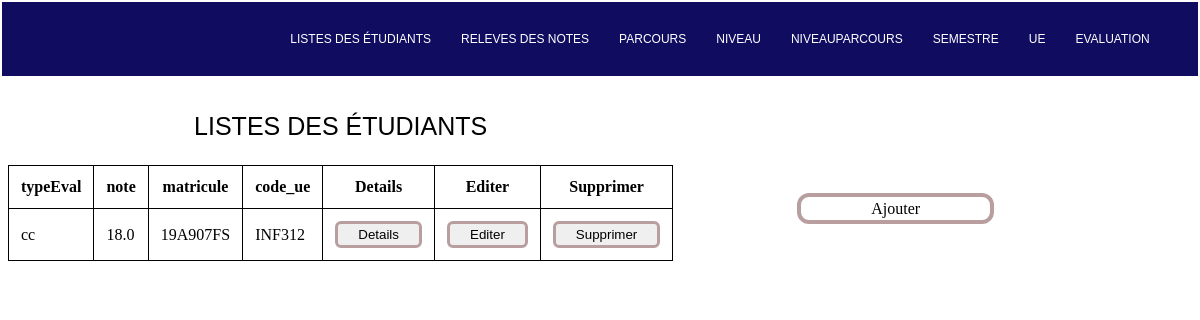
Before: /eval/home_eval/ with the older database file.
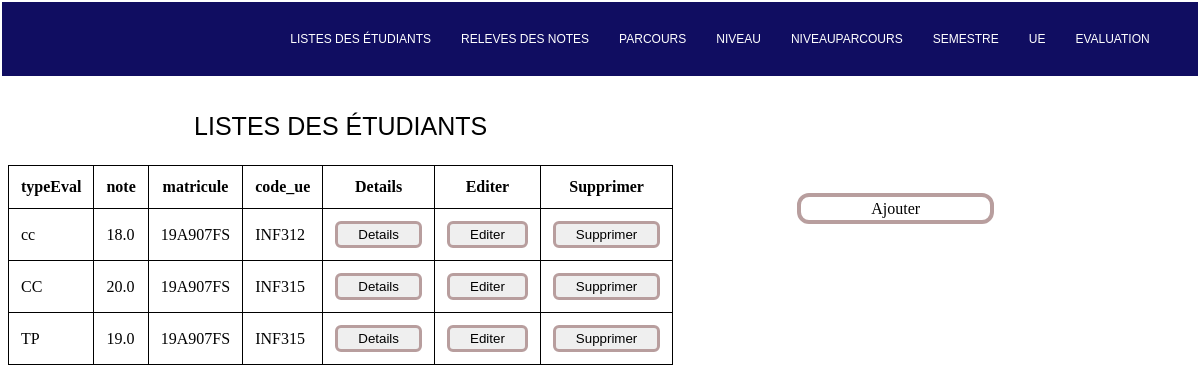
After: the same page with the newer database file.
### eval/models.py (models this page shows, shortened)
class EvalModel(models.Model):
    choix = (
        ('CC','CC'),
        ('TP','TP'),
        ('TPE','TPE'),
        ('EXAMEN','EXAMEN')
    )
    typeEval = models.CharField(max_length = 200,choices=choix)
    note = models.FloatField()
    matricule = models.ForeignKey(EtudiantModel,on_delete=models.CASCADE)
    code_ue = models.ForeignKey(UeModel,on_delete=models.CASCADE)

### etudiant/models.py (models this page shows)
class EtudiantModel(models.Model):
    matricule = models.CharField(max_length = 112,null=True)
    nom = models.CharField(max_length = 200,null=True)
    prenom = models.CharField(max_length = 200,null=True)
    date_naissance = models.DateField(auto_now_add = False)
    lieu_naissance = models.CharField(max_length = 200,null=True)
    nationnalite = models.CharField(max_length = 200,null=True)
    code_p_n = models.ForeignKey(ParcoursNiveauModel, on_delete=models.CASCADE)
    choix=(
        ('M','Masculin'),
        ('F','Feminin'),
    )
    sexe = models.CharField(max_length=1,choices=choix)
    class Meta:
        ordering = ['nom']
    def __str__(self):
        return self.matricule

### ue/models.py (models this page shows)
class UeModel(models.Model):
    code = models.CharField(max_length = 255,null=False)
    intitule = models.CharField(max_length = 255 ,null=False)
    credit = models.IntegerField()
    code_p_n = models.ForeignKey(ParcoursNiveauModel,on_delete=models.CASCADE)
    code_semestre = models.ForeignKey(SemestreModel, on_delete=models.CASCADE)
    def __str__(self):
        return self.code

### eval/views.py (the view)
# urls.py: path('home_eval/',home_eval,name='home_eval'),
def home_eval(request):
    dataset = EvalModel.objects.all()
    context = {
        'dataset':dataset,
    }
    return render(request,'list_eval.html',context)

### eval/templates/list_eval.html (shortened to what this page needs)
{% extends 'base.html' %}  {% block content %}
<div class="container">
    <div class="tbaleau1">
        <table>
            <caption>Listes des étudiants</caption>
            <thead>
                <tr>
                    <th>typeEval</th>
                    <th>note</th>
                    <th>matricule</th>
                    <th>code_ue</th>
                    <th>Details</th>
                    <th>Editer</th>
                    <th>Supprimer</th>
                </tr>
            </thead>
            <tbody>
                {% for etudiant in dataset %}
                <tr>
                    <td>{{ etudiant.typeEval}}</td>
                    <td>{{ etudiant.note }}</td>
                    <td>{{ etudiant.matricule }}</td>
                    <td>{{ etudiant.code_ue }}</td>
                    <td><button><a href="{% url 'detail_eval' etudiant.id %}">Details</a></button></td>
                    <td><button><a href="{% url 'modifier_eval' etudiant.id %}">Editer</a></button></td>
                    <td><button><a href="{% url 'supprimer_eval' etudiant.id %}">supprimer</a></button></td>
                </tr>
                {% endfor %}
            </tbody>
        </table>
    </div>
    <div class="tableau2">
        <ul>
            <li id="ajout"><a href="{% url 'ajouter_eval' %}">Ajouter</a></li>
        </ul>
    </div>
</div>
{% endblock %}

Changed rows visible on the page:
added EvalModel: typeEval "CC", note "20.0", matricule "19A907FS", code_ue "INF315"
added EvalModel: typeEval "TP", note "19.0", matricule "19A907FS", code_ue "INF315"
